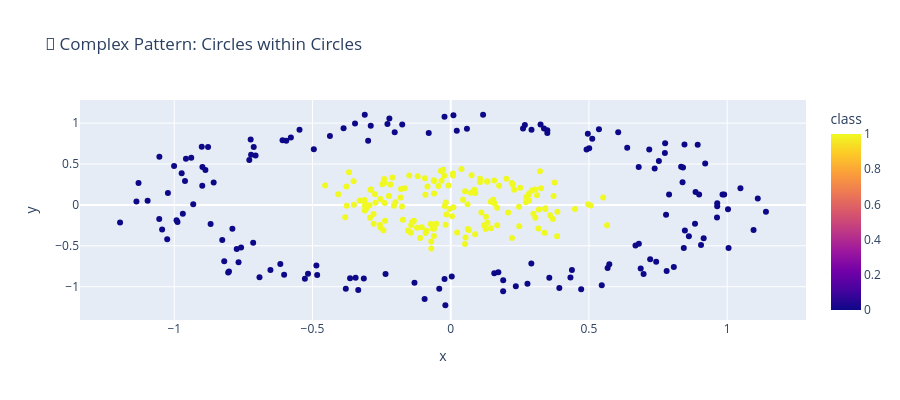

Write notebook code for a chart like this one.
### Markdown cell above
### 🔍 Étape 2 : visualiser le problème

Traçons les données pour comprendre pourquoi c'est délicat.
Les deux classes forment des **cercles concentriques** : une seule droite ne peut pas les séparer.

### Code cell
# Note pédagogique : le graphique montre pourquoi les couches cachées sont utiles pour obtenir des frontières de décision courbes.

plot_circle_data_scatter(circle_data)

### Figure 1 — Plotly figure (JSON) as saved in the notebook; plotly's stock layout.template omitted (floating-point values rounded to 4 significant figures; data arrays with more than 128 entries replaced by an {"elided": "..."} marker saying what was removed)
{"data": [{"hovertemplate": "x=%{x}<br>y=%{y}<br>class=%{marker.color}<extra></extra>", "legendgroup": "", "marker": {"color": {"elided": "300 int values"}, "coloraxis": "coloraxis", "symbol": "circle"}, "mode": "markers", "name": "", "orientation": "v", "showlegend": false, "type": "scatter", "x": {"elided": "300 float values"}, "xaxis": "x", "y": {"elided": "300 float values"}, "yaxis": "y"}], "layout": {"coloraxis": {"colorbar": {"title": {"text": "class"}}, "colorscale": [[0.0, "#0d0887"], [0.1111, "#46039f"], [0.2222, "#7201a8"], [0.3333, "#9c179e"], [0.4444, "#bd3786"], [0.5556, "#d8576b"], [0.6667, "#ed7953"], [0.7778, "#fb9f3a"], [0.8889, "#fdca26"], [1.0, "#f0f921"]]}, "height": 400, "legend": {"tracegroupgap": 0}, "title": {"text": "🎯 Complex Pattern: Circles within Circles"}, "xaxis": {"anchor": "y", "domain": [0.0, 1.0], "title": {"text": "x"}}, "yaxis": {"anchor": "x", "domain": [0.0, 1.0], "title": {"text": "y"}}}}
